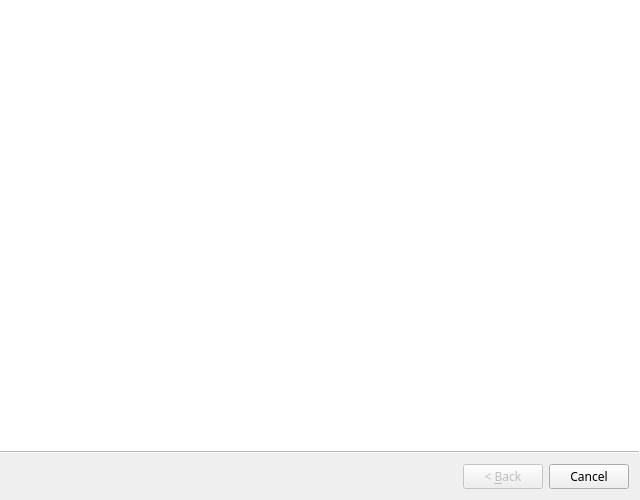
<?xml version="1.0" encoding="UTF-8"?>
<ui version="4.0">
 <class>CharacterCreator</class>
 <widget class="QWizard" name="CharacterCreator">
  <property name="geometry">
   <rect>
    <x>0</x>
    <y>0</y>
    <width>640</width>
    <height>500</height>
   </rect>
  </property>
  <property name="sizePolicy">
   <sizepolicy hsizetype="Fixed" vsizetype="Fixed">
    <horstretch>0</horstretch>
    <verstretch>0</verstretch>
   </sizepolicy>
  </property>
  <property name="minimumSize">
   <size>
    <width>640</width>
    <height>500</height>
   </size>
  </property>
  <property name="maximumSize">
   <size>
    <width>640</width>
    <height>500</height>
   </size>
  </property>
  <property name="font">
   <font>
    <family>微软雅黑</family>
   </font>
  </property>
  <property name="wizardStyle">
   <enum>QWizard::AeroStyle</enum>
  </property>
 </widget>
 <resources/>
 <connections/>
</ui>
